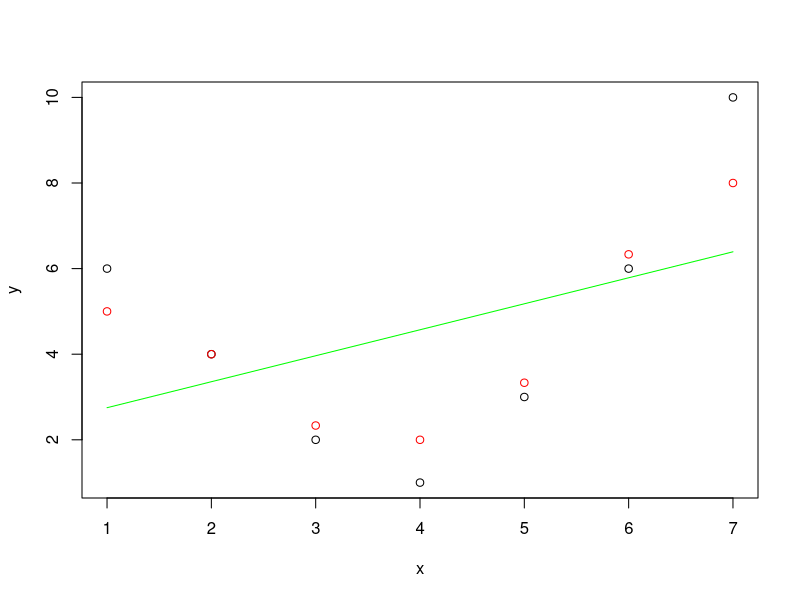

Write the R code that produced this figure.
## Exercise 1 ####
x <- seq(1,7,by = 1)
y <- c(6,4,2,1,3,6,10)

#méthode paramétrique
model <- lm(y ~ x)
coeff <- model$coefficients
d <- function(x){
  coeff[1] + x*coeff[2]
}
plot(x,y)
lines(x,d(x),col="green")

err <- sum(abs(d(x)-y))/7

#méthode non paramétrique
y2 = c(5,4,7/3,2,10/3,19/3,8)
points(x,y2,col="red")